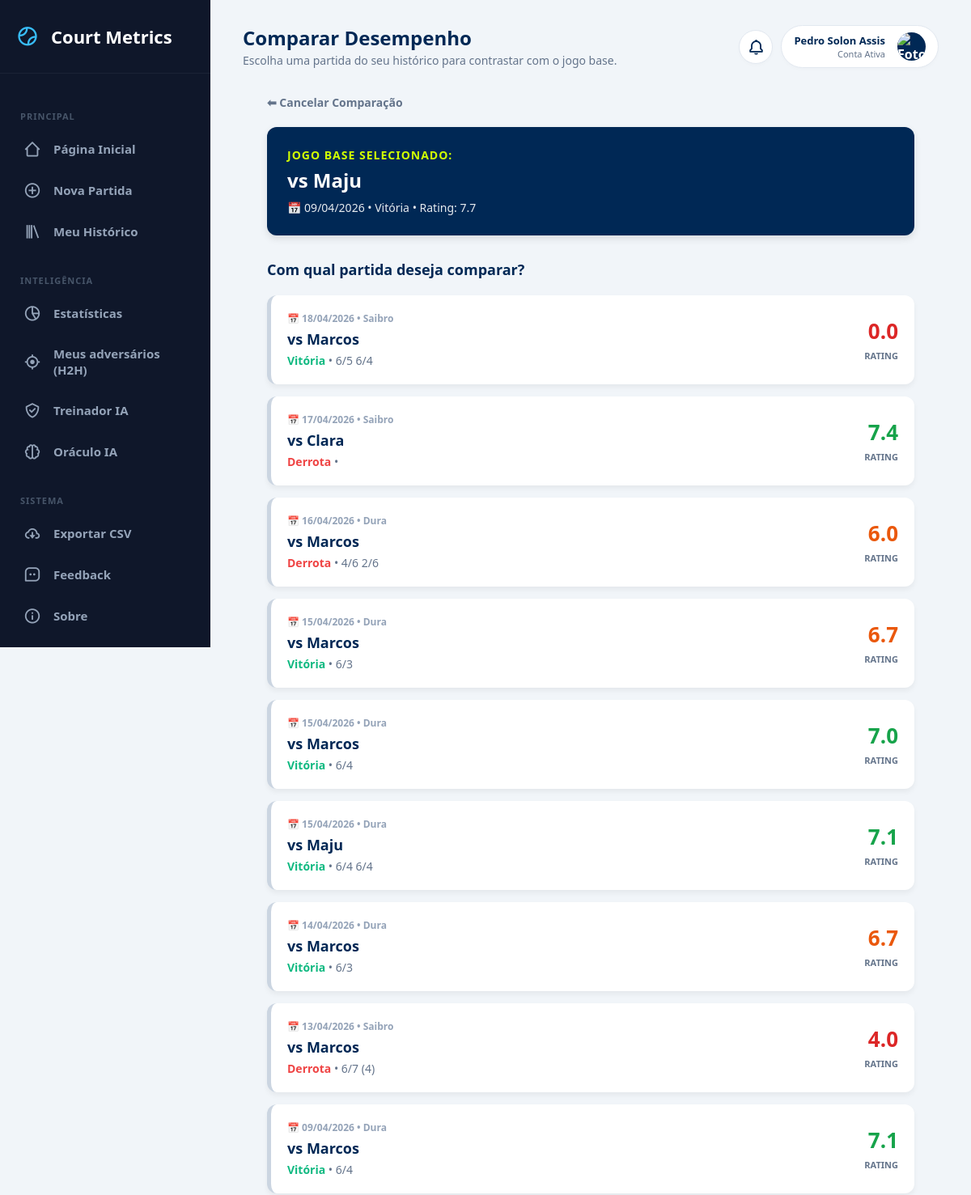
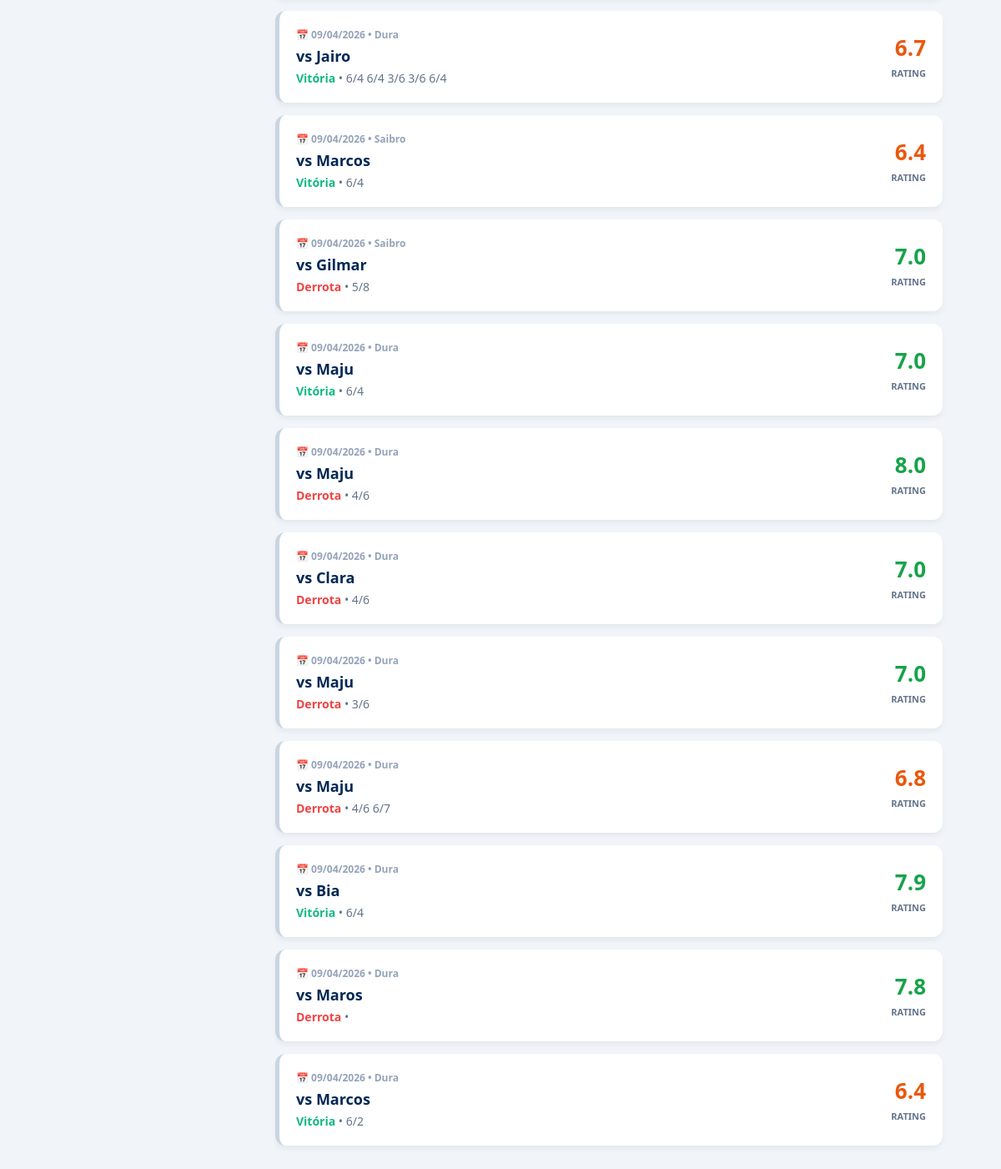
The page /select_compare/12 (signed in) on the database its author committed (2 pictures, top to bottom).
### tables this page shows
CREATE TABLE matches (
        id INTEGER PRIMARY KEY AUTOINCREMENT,
        opponent TEXT,
        categoria TEXT,
        match_type TEXT, 
        surface TEXT,
        result TEXT,
        score TEXT,
        match_format TEXT,
        partner TEXT,
        opp_partner TEXT,
        forehand INTEGER,
        backhand INTEGER,
        serve INTEGER,
        first_serve INTEGER,
        second_serve INTEGER,
        double_faults INTEGER,
        return_serve INTEGER,
        slice INTEGER,
        volley INTEGER,
        smash INTEGER,
        dropshot INTEGER,
        footwork INTEGER,
        strategy INTEGER,
        winners INTEGER,
        unforced_errors INTEGER,
        performance_rating REAL,
        notes TEXT,
        match_date TEXT /* NOVA COLUNA: ÍNDICE 27 */
    , game_format TEXT DEFAULT 'Padrão', user_id INTEGER, mental_focus INTEGER DEFAULT 0, mental_resilience INTEGER DEFAULT 0, mental_confidence INTEGER DEFAULT 0, mental_pressure INTEGER DEFAULT 0, clutch_bp_saved INTEGER DEFAULT 0, clutch_bp_won INTEGER DEFAULT 0, momentum_lost_streak INTEGER DEFAULT 0, mental_tags TEXT DEFAULT "");

### app.py (the view)
@app.route("/select_compare/<int:id>")
@login_required
def select_compare(id):
    conn = sqlite3.connect("database.db")
    c = conn.cursor()
    c.execute("SELECT * FROM matches WHERE id = ? AND user_id = ?", (id, session["user_id"]))
    base_match = c.fetchone()
    c.execute("SELECT * FROM matches WHERE id != ? AND user_id = ? ORDER BY match_date DESC", (id, session["user_id"]))
    other_matches = c.fetchall()
    conn.close()
    if base_match:
        return render_template("select_compare.html", base_match=base_match, matches=other_matches)
    return redirect("/")

### app.py (called while the page is built)
def login_required(f):
    @wraps(f)
    def decorated_function(*args, **kwargs):
        if "user_id" not in session:
            return redirect("/login")
        return f(*args, **kwargs)
    return decorated_function

@app.context_processor
def inject_notifications():
    if "user_id" not in session:
        return dict(notifications=[])
    conn = sqlite3.connect("database.db")
    conn.row_factory = sqlite3.Row
    c = conn.cursor()
    c.execute("SELECT * FROM notifications WHERE user_id = ? AND is_read = 0 ORDER BY created_at DESC", (session["user_id"],))
    notifs = c.fetchall()
    conn.close()
    return dict(notifications=notifs)

### templates/select_compare.html (shortened to what this page needs)
{% extends 'base.html' %}
{% block page_title %}Comparar Desempenho{% endblock %}
{% block page_subtitle %}Escolha uma partida do seu histórico para contrastar com o jogo base.{% endblock %}
{% block content %}
<div class="container" style="max-width: 800px; margin: 0 auto; padding-bottom: 50px;">
    <div style="margin-bottom: 20px;">
        <a href="/match/{{ base_match[0] }}" style="color: var(--text-slate); text-decoration: none; font-weight: bold; font-size: 14px;">⬅ Cancelar Comparação</a>
    </div>
    <div style="background: var(--atp-blue); color: white; padding: 25px; border-radius: 12px; margin-top: 10px; margin-bottom: 30px; box-shadow: 0 4px 10px rgba(0,0,0,0.1);">
        <h3 style="margin: 0 0 5px 0; color: var(--tennis-green); font-size: 14px; text-transform: uppercase; letter-spacing: 1px;">Jogo Base Selecionado:</h3>
        <div style="font-size: 24px; font-weight: bold; margin-bottom: 8px;">vs {{ base_match[1] }}</div>
        <div style="font-size: 14px; opacity: 0.9;">
            📅 {{ base_match[27][8:10] }}/{{ base_match[27][5:7] }}/{{ base_match[27][0:4] }} • {{ base_match[5] }} • Rating: {{ "%.1f"|format(base_match[25]) }}
        </div>
    </div>
    <h3 style="color: var(--atp-blue); margin-bottom: 20px; font-size: 18px;">Com qual partida deseja comparar?</h3>
    {% if matches %}
        {% for match in matches %}
            <a href="/compare/{{ base_match[0] }}/{{ match[0] }}" class="match-card">
                <div>
                    <div style="font-size: 12px; color: #94a3b8; font-weight: bold; margin-bottom: 5px;">📅 {{ match[27][8:10] }}/{{ match[27][5:7] }}/{{ match[27][0:4] }} • {{ match[4] | replace('Quadra Dura', 'Dura') }}</div>
                    <strong style="font-size: 18px; color: var(--atp-blue); display: block; margin-bottom: 5px;">vs {{ match[1] }}</strong>
                    {% set clean_score = match[6] | replace(' /', '') | replace('/ ', '') | trim %}
                    {% if clean_score.endswith('/') %}
                        {% set clean_score = clean_score[:-1] | trim %}
                    {% endif %}
                    <div style="font-size: 14px; color: var(--text-slate);">
                        <strong style="color: {% if match[5] == 'Vitória' %}#10b981{% else %}#ef4444{% endif %};">{{ match[5] }}</strong> • {{ clean_score }}
                    </div>
                </div>
                <div style="text-align: right;">
                    <div style="font-size: 26px; font-weight: 900; color: {% if match[25] >= 7.0 %}#16a34a{% elif match[25] >= 6.0 %}#ea580c{% else %}#dc2626{% endif %};">
                        {{ "%.1f"|format(match[25]) }}
                    </div>
                    <span style="font-size: 11px; color: var(--text-slate); font-weight: bold; text-transform: uppercase;">Rating</span>
                </div>
            </a>
        {% endfor %}
    {% else %}
        <div style="background: white; padding: 40px; text-align: center; border-radius: 15px; color: var(--text-slate); border: 1px dashed #cbd5e1;">
            <p style="font-size: 16px; margin: 0;">Você ainda não tem outras partidas registradas para realizar uma comparação.</p>
        </div>
    {% endif %}
</div>
{% endblock %}

### static/style.css (style rules this page uses)
:root { --bg-fundo: #F5F7FA; --bg-card: #FFFFFF; --texto-escuro: #333333; --texto-claro: #666666; --verde-tenis: #8BC34A; --azul-piscina: #26A69A; --borda: #E0E0E0; }
body { font-family: 'Segoe UI', Tahoma, Geneva, Verdana, sans-serif; background-color: var(--bg-fundo); color: var(--texto-escuro); margin: 0; padding: 0; }
.container { max-width: 900px; margin: 0 auto; }
h1, h2, h3 { color: var(--texto-escuro); }

### templates/base.html (style rules this page uses)
:root { --atp-blue: #002855; --tennis-green: #d1ff00; --text-slate: #64748b; --sidebar-bg: #0f172a; --sidebar-hover: #1e293b; --sidebar-text: #94a3b8; --sidebar-active: #38bdf8; }
body { margin: 0; padding: 0; font-family: 'Segoe UI', Tahoma, sans-serif; background-color: #f1f5f9; display: flex; min-height: 100vh; overflow-x: hidden; }

### templates/select_compare.html (style rules this page uses)
.match-card { background: white; padding: 20px; border-radius: 12px; border-left: 5px solid #cbd5e1; box-shadow: 0 4px 6px rgba(0,0,0,0.05); margin-bottom: 15px; display: flex; justify-content: space-between; align-items: center; transition: 0.2s; text-decoration: none; color: inherit; }

### rows shown on the page
matches: opponent "Maju", match_date "09", match_date "04", match_date "2026", result "Vitória", performance_rating "7.7"
matches: match_date "18", match_date "04", match_date "2026", surface "Saibro", opponent "Marcos", result "Vitória", score "6/5 6/4", performance_rating "0.0"
matches: match_date "17", match_date "04", match_date "2026", surface "Saibro", opponent "Clara", result "Derrota", performance_rating "7.4"
matches: match_date "16", match_date "04", match_date "2026", surface "Dura", opponent "Marcos", result "Derrota", score "4/6 2/6", performance_rating "6.0"
matches: match_date "15", match_date "04", match_date "2026", surface "Dura", opponent "Marcos", result "Vitória", score "6/3", performance_rating "6.7"
matches: match_date "15", match_date "04", match_date "2026", surface "Dura", opponent "Marcos", result "Vitória", score "6/4", performance_rating "7.0"
matches: match_date "15", match_date "04", match_date "2026", surface "Dura", opponent "Maju", result "Vitória", score "6/4 6/4", performance_rating "7.1"
matches: match_date "14", match_date "04", match_date "2026", surface "Dura", opponent "Marcos", result "Vitória", score "6/3", performance_rating "6.7"
matches: match_date "13", match_date "04", match_date "2026", surface "Saibro", opponent "Marcos", result "Derrota", score "6/7 (4)", performance_rating "4.0"
matches: match_date "09", match_date "04", match_date "2026", surface "Dura", opponent "Marcos", result "Vitória", clean_score "6/4", performance_rating "7.1"
matches: match_date "09", match_date "04", match_date "2026", surface "Dura", opponent "Jairo", result "Vitória", score "6/4 6/4 3/6 3/6 6/4", performance_rating "6.7"
matches: match_date "09", match_date "04", match_date "2026", surface "Saibro", opponent "Marcos", result "Vitória", clean_score "6/4", performance_rating "6.4"
matches: match_date "09", match_date "04", match_date "2026", surface "Saibro", opponent "Gilmar", result "Derrota", clean_score "5/8", performance_rating "7.0"
matches: match_date "09", match_date "04", match_date "2026", surface "Dura", opponent "Maju", result "Vitória", clean_score "6/4", performance_rating "7.0"
matches: match_date "09", match_date "04", match_date "2026", surface "Dura", opponent "Maju", result "Derrota", clean_score "4/6", performance_rating "8.0"
matches: match_date "09", match_date "04", match_date "2026", surface "Dura", opponent "Clara", result "Derrota", clean_score "4/6", performance_rating "7.0"
matches: match_date "09", match_date "04", match_date "2026", surface "Dura", opponent "Maju", result "Derrota", clean_score "3/6", performance_rating "7.0"
matches: match_date "09", match_date "04", match_date "2026", surface "Dura", opponent "Maju", result "Derrota", score "4/6 6/7", performance_rating "6.8"
matches: match_date "09", match_date "04", match_date "2026", surface "Dura", opponent "Bia", result "Vitória", clean_score "6/4", performance_rating "7.9"
matches: match_date "09", match_date "04", match_date "2026", surface "Dura", opponent "Maros", result "Derrota", performance_rating "7.8"
matches: match_date "09", match_date "04", match_date "2026", surface "Dura", opponent "Marcos", result "Vitória", score "6/2", performance_rating "6.4"

### other values the page prints
{{ session.first_name }} "Pedro Solon"
{{ session.last_name }} "Assis"
